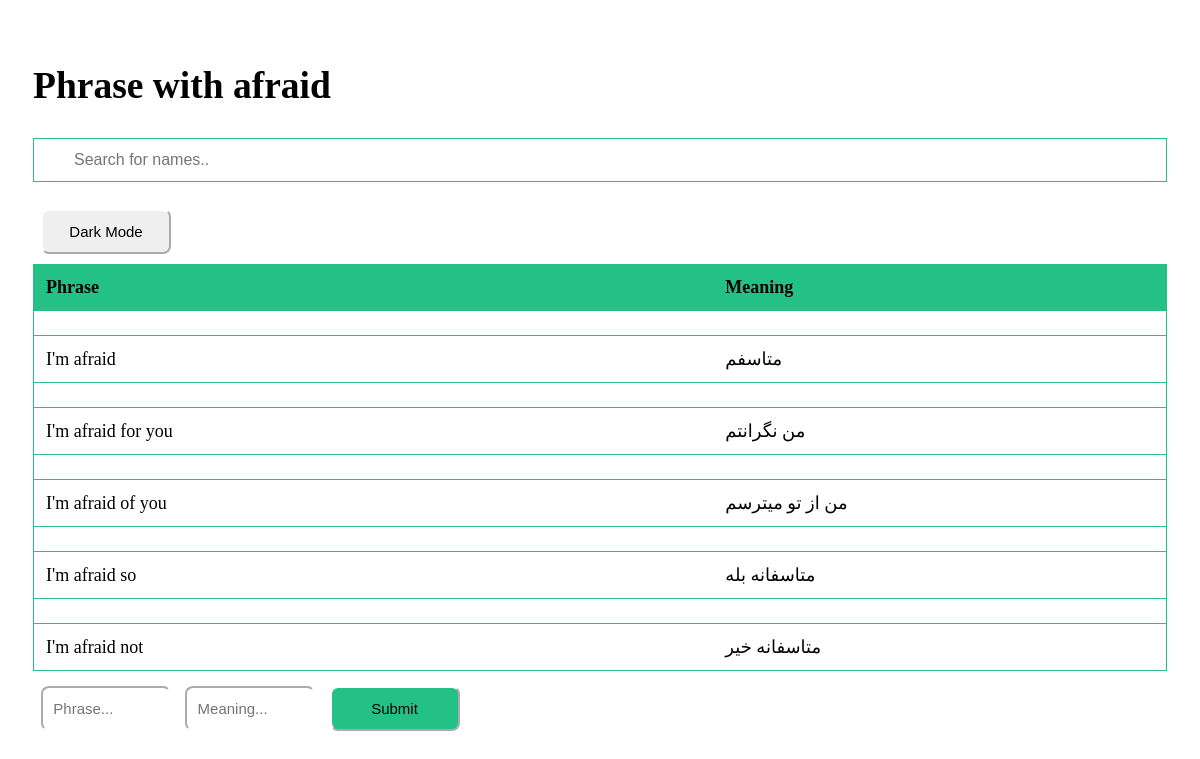
/phrases_afraid, run on the app's committed database.
### PracticeEnglish/models.py (models this page shows, shortened)
class phrase_afraid(models.Model):
    phrase = models.CharField(max_length=30)
    meaning = models.CharField(max_length=30)

### PracticeEnglish/views.py (the view)
# urls.py: path('phrases_afraid' , views.phrases_afraid, name= 'phrases_afraid'),
def phrases_afraid(request):
    if request.method == "POST":
        form = request.POST
        phrase_afraid.objects.create(phrase = form["phrase"],meaning = form["meaning"])
    context ={
        'phrases_afraid' : phrase_afraid.objects.all()
    }
    return render(request, 'PracticeEnglish/phrases_afraid.html', context)

### PracticeEnglish/templates/PracticeEnglish/phrases_afraid.html (shortened to what this page needs)
<!DOCTYPE html>
<html>
<head>
  <link rel="stylesheet" href="https://cdnjs.cloudflare.com/ajax/libs/font-awesome/4.7.0/css/font-awesome.min.css">
</head>
<body>
<h2 style="width:40%; font-family:verdana">Phrase with afraid</h2>
<input type="text" id="myInput" onkeyup="myFunction()" placeholder="Search for names.." title="Type in a name">
<table id="myTable">
  <tr class="header">
    <th style="width:60%; font-family:verdana">Phrase</th>
    <th style="width:40%; font-family:verdana">Meaning</th>
  </tr>
  <tbody>
    {% for phrase_afraid in phrases_afraid %}
    <th scope="row"></th>
    <tr>
    <td>
        {{ phrase_afraid.phrase }}
    </td>
    <td>
        {{ phrase_afraid.meaning }}
    </td>
    </tr>
    {% endfor %}
    <button onclick="myFunction2()" style="width:130px; height: 45px; margin-bottom: 10px; margin-left: 8px;margin-top: 15px; border-radius: 8px; font-size: 15px; border-color: white;"><div id="myDIV">Dark Mode</div></button>
 </tbody>
</table>
<form action="/phrases_afraid" method="post">{% csrf_token %}
  <input type="text" name="phrase" id="phrase" placeholder="  Phrase..." style="width:130px; height: 45px; margin-bottom: 10px; margin-left: 8px;margin-top: 15px; border-radius: 8px; font-size: 15px; border-color: white;">
  <input type="text" name="meaning" id="meaning" placeholder="  Meaning..." style="width:130px; height: 45px; margin-bottom: 10px; margin-left: 8px;margin-top: 15px; border-radius: 8px; font-size: 15px; border-color: white; " >
  <input type="submit"style="width:130px; height: 45px; margin-bottom: 10px; margin-left: 8px; margin-top: 15px; background-color: #23c186; border-radius: 8px; font-size: 15px; border-color: white;">
 </form>
</body>
</html>

### PracticeEnglish/templates/PracticeEnglish/phrases_afraid.html (style rules this page uses)
* { box-sizing: border-box; }
#myInput { background-image: url('/css/searchicon.png'); background-position: 10px 10px; background-repeat: no-repeat; width: 100%; font-size: 16px; padding: 12px 20px 12px 40px; border: 1px solid #23c186; margin-bottom: 12px; }
#myTable { border-collapse: collapse; width: 100%; border: 1px solid #23c186; font-size: 18px; }
#myTable th, #myTable td { text-align: left; padding: 12px; }
#myTable tr { border-bottom: 1px solid #23c186; }
#myTable tr.header, #myTable tr:hover { background-color: #23c186; }
body { padding: 25px; background-color: white; color: black; font-size: 25px; }

### data on the page
phrase_afraid: phrase "I'm afraid", meaning "متاسفم"
phrase_afraid: phrase "I'm afraid for you", meaning "من نگرانتم"
phrase_afraid: phrase "I'm afraid of you", meaning "من از تو میترسم"
phrase_afraid: phrase "I'm afraid so", meaning "متاسفانه بله"
phrase_afraid: phrase "I'm afraid not", meaning "متاسفانه خیر"
